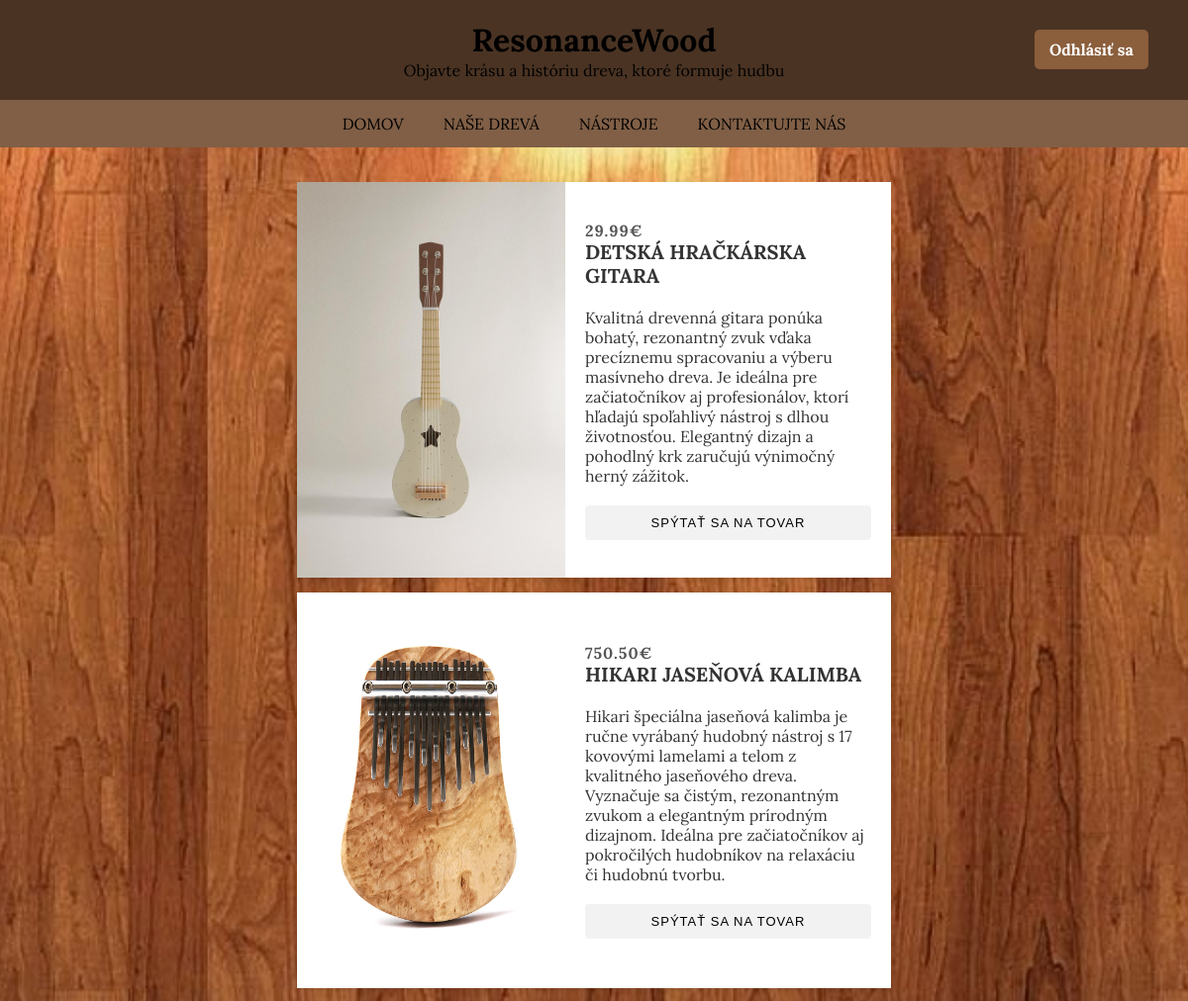
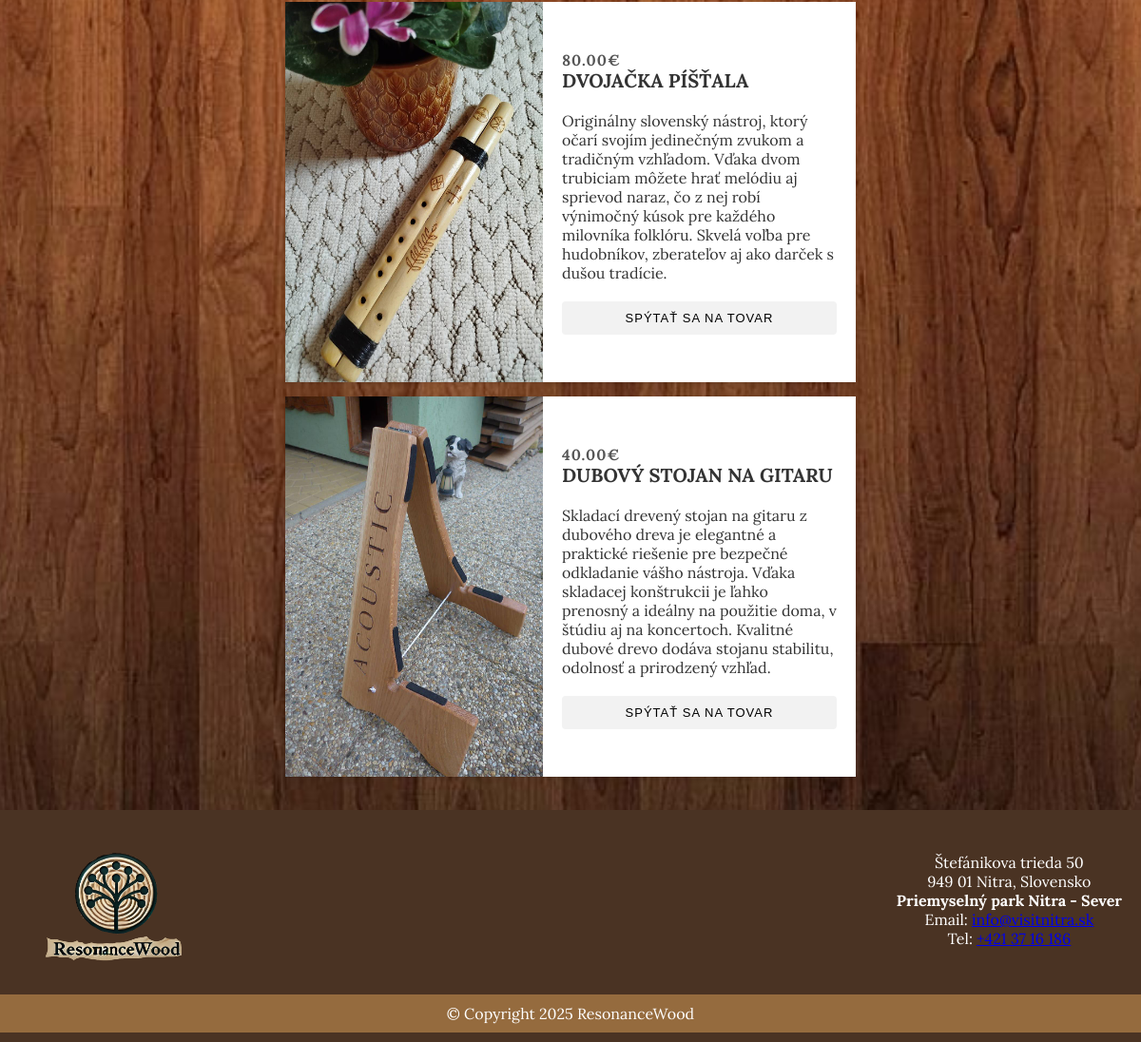
/nastroje.php (signed in), run on the app's committed database (2 pictures, top to bottom).
### tables this page shows
CREATE TABLE nastroje (
                            id INT AUTO_INCREMENT PRIMARY KEY,
                            name VARCHAR(255) NOT NULL,
                            image VARCHAR(255) NOT NULL,
                            price DECIMAL(10,2) NOT NULL,
                            description TEXT NOT NULL
);

### _inc/classes/Database.php (called while the page is built)
<?php
class Database {
    private $host = "localhost";
    private $db = "db";
    private $user = "root";
    private $pass = "";
    private $charset = "utf8";
    private $pdo;
    public function __construct() {
        $dsn = "mysql:host={$this->host};dbname={$this->db};charset={$this->charset}";
        try {
            $this->pdo = new PDO($dsn, $this->user, $this->pass);
            $this->pdo->setAttribute(PDO::ATTR_ERRMODE, PDO::ERRMODE_EXCEPTION);
        } catch (PDOException $e) {
            die('Connection failed: ' . $e->getMessage());
        }
    }
    public function __destruct(){
        $this->pdo = null;
    }
    public function getConnection(){
        return $this->pdo;
    }
}

### partials/wood.php (called while the page is built, shortened)
<?php
require_once("_inc/classes/Database.php");
class wood {
    private $db;
    public function __construct() {
        $db = new Database();
        $this->db = $db->getConnection();
    }
    public function getNastroje(){
        $stmt = $this->db->query("SELECT * FROM nastroje");
        return $stmt->fetchAll(PDO::FETCH_ASSOC);
    }
}

### nastroje.php (the view, shortened to what this page needs)
<?php
include("partials/header.php"); include("partials/wood.php");
require_once("_inc/classes/Database.php");
?>
    <main class="main-content">
        <div class="product-grid">
            <?php
            $products = new wood();
            $productsItems = $products->getNastroje();
            foreach ($productsItems as $item) {
                echo '<div class="product-card2">';
                echo '<div class="product-image2">';
                echo '<img src="' . $item['image'] . '" alt="' . $item['name'] . '">';
                echo '</div>';
                echo '<div class="product-info">';
                echo '<div class="product-category">'. $item['price'] . "€" . '</div>';
                echo '<h2 class="product-title">' . $item['name'] . '</h2>';
                echo '<p>' . $item['description'] . '</p>';
                echo '<button class="product-inquiry">Spýtať sa na tovar</button>';
                echo '</div>';
                echo '</div>';
            }
            ?>
        </div>
    </main>
<?php
include("partials/footer.php");

### css/main.css (style rules this page uses)
* { margin: 0; padding: 0; box-sizing: border-box; }
.main-content { display: flex; flex-wrap: wrap; justify-content: center; padding: 20px; flex: 1; }
.product-grid { display: flex; flex-wrap: wrap; justify-content: center; gap: 5px; padding: 10px; max-width: 1000px; margin: 0 auto; }
.product-info { width: 60%; padding: 20px; display: flex; flex-direction: column; justify-content: center; background-color: white; }
.product-category { font-size: 16px; color: #555; text-transform: uppercase; letter-spacing: 1px; font-weight: bold; margin-bottom: 0; }
.product-title { font-size: 20px; font-weight: bold; margin-bottom: 20px; color: #333; text-transform: uppercase; line-height: 1.2; }
.product-inquiry { background-color: #f2f2f2; border: none; padding: 10px 20px; text-transform: uppercase; font-size: 13px; letter-spacing: 1px; cursor: pointer; transition: background-color 0.3s; margin-top: 20px; text-align: center; font-weight: 500; }
.product-image2 img { width: 100%; height: 400px; max-width: 300px; display: block; margin: 0 auto; }
.product-card2 { display: flex; flex-direction: row; width: 90%; max-width: 600px; margin: 5px auto; box-shadow: 0 2px 5px rgba(0,0,0,0.1); }
button { background-color: #4CAF50; color: #000000; padding: 10px 20px; border: none; border-radius: 4px; cursor: pointer; }

### data on the page
nastroje: image (picture), price "29.99", name "DETSKÁ HRAČKÁRSKA GITARA", description "Kvalitná drevenná gitara ponúka bohatý, rezonantný zvuk vďaka precíznemu spracovaniu a výberu masívneho dreva. Je ideálna pre začiatočníkov aj profesionálov, ktorí hľadajú spoľahlivý nástroj s dlhou životnosťou. Elegantný dizajn a pohodlný krk zaručujú výnimočný herný zážitok."
nastroje: image (picture), price "750.50", name "HIKARI JASEŇOVÁ KALIMBA", description "Hikari špeciálna jaseňová kalimba je ručne vyrábaný hudobný nástroj s 17 kovovými lamelami a telom z kvalitného jaseňového dreva. Vyznačuje sa čistým, rezonantným zvukom a elegantným prírodným dizajnom. Ideálna pre začiatočníkov aj pokročilých hudobníkov na relaxáciu či hudobnú tvorbu."
nastroje: image (picture), price "80.00", name "DVOJAČKA PÍŠŤALA", description "Originálny slovenský nástroj, ktorý očarí svojím jedinečným zvukom a tradičným vzhľadom. Vďaka dvom trubiciam môžete hrať melódiu aj sprievod naraz, čo z nej robí výnimočný kúsok pre každého milovníka folklóru. Skvelá voľba pre hudobníkov, zberateľov aj ako darček s dušou tradície."
nastroje: image (picture), price "40.00", name "DUBOVÝ STOJAN NA GITARU", description "Skladací drevený stojan na gitaru z dubového dreva je elegantné a praktické riešenie pre bezpečné odkladanie vášho nástroja. Vďaka skladacej konštrukcii je ľahko prenosný a ideálny na použitie doma, v štúdiu aj na koncertoch. Kvalitné dubové drevo dodáva stojanu stabilitu, odolnosť a prirodzený vzhľad."

### other printed values
$item['label'] "DOMOV"
$item['label'] "NAŠE DREVÁ"
$item['label'] "NÁSTROJE"
$item['label'] "KONTAKTUJTE NÁS"
